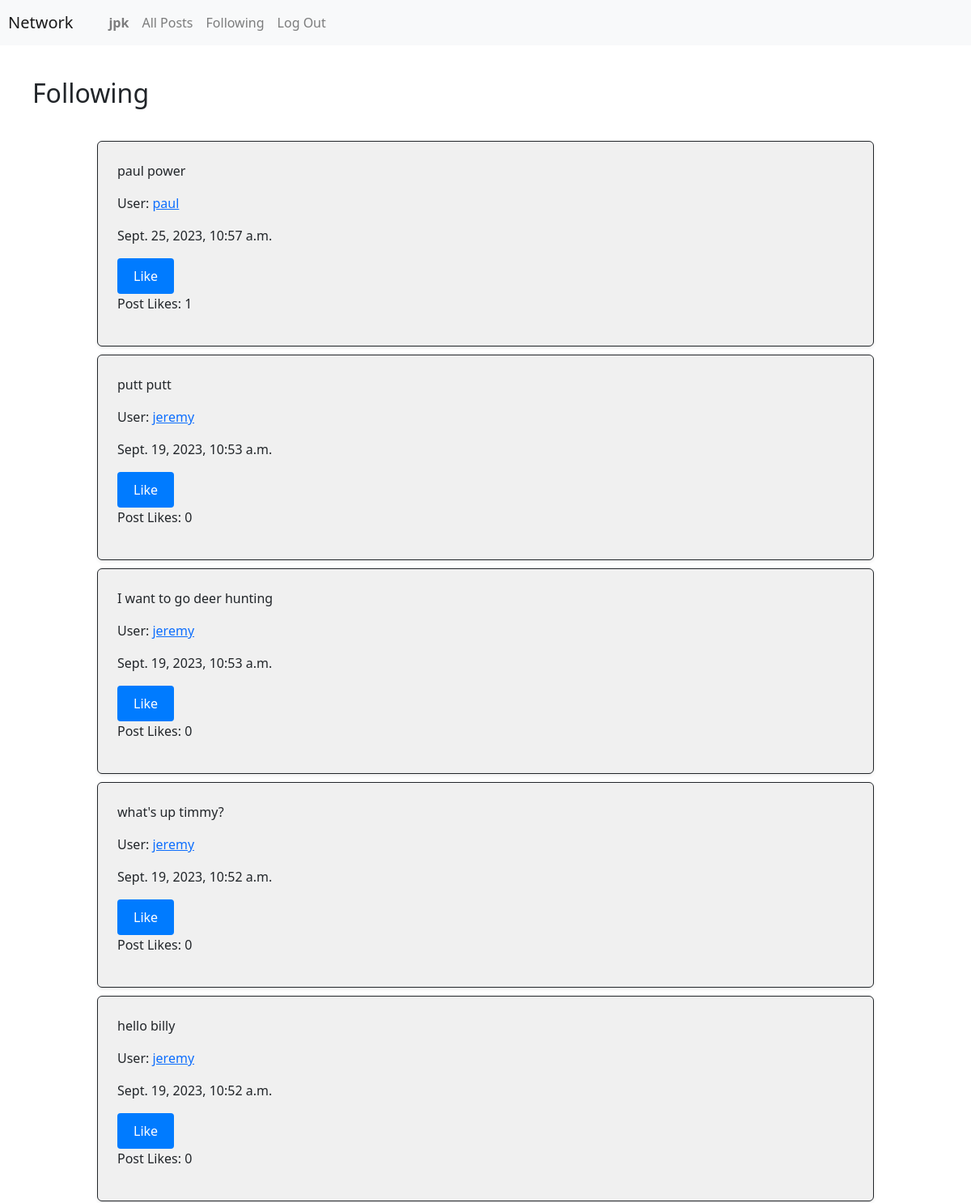
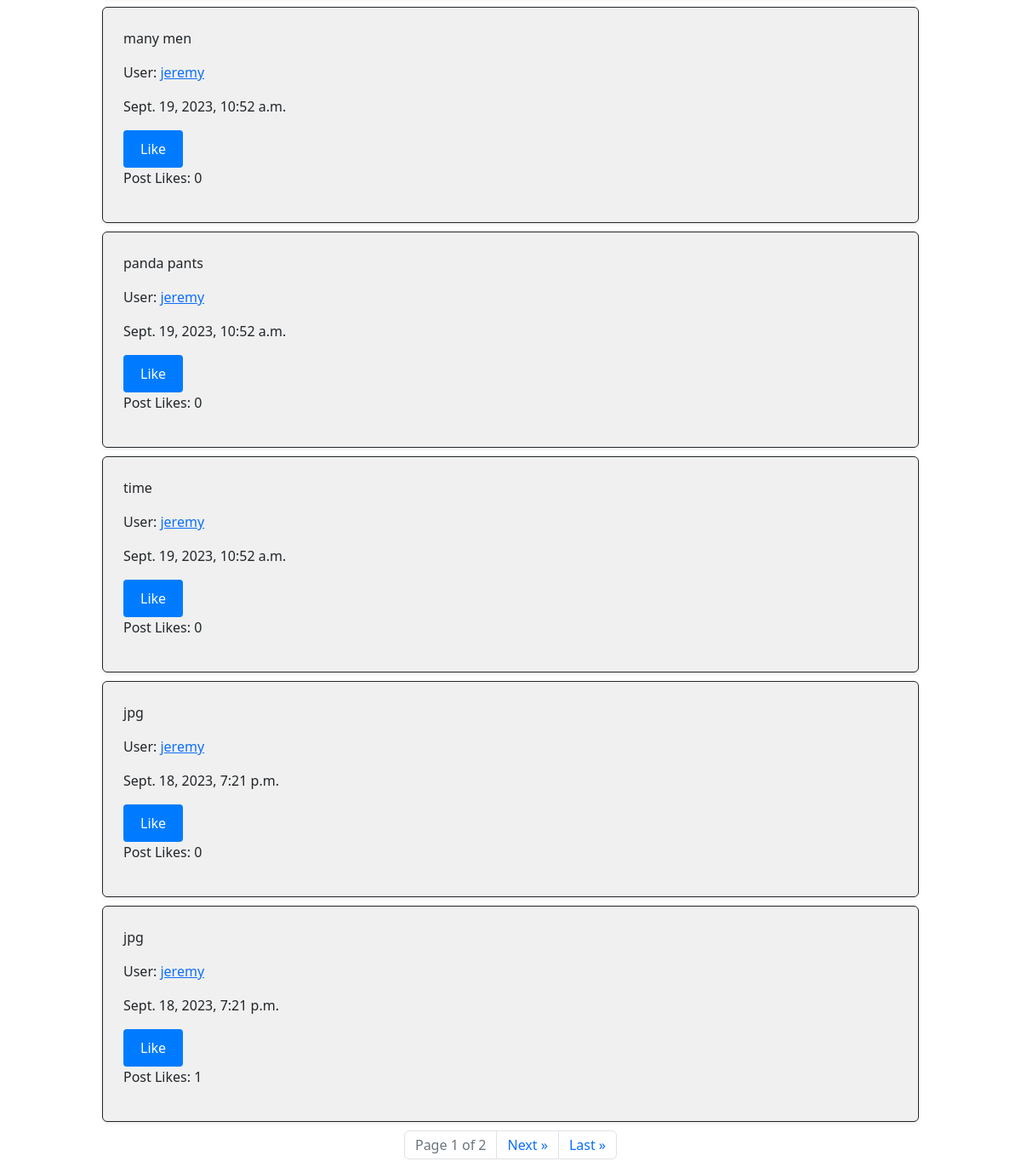
The page /follow_page (signed in) on the database its author committed (2 pictures, top to bottom).
### network/models.py (models this page shows, shortened)
class User(AbstractUser):
    pass

class Post(models.Model):
    user = models.ForeignKey(User, on_delete=models.CASCADE)
    text = models.TextField(verbose_name="Post Text")
    timeStamp = models.DateTimeField(auto_now_add=True)
    likeCount = models.IntegerField(blank=True, null=True)

### network/views.py (the view)
# urls.py: path("follow_page", views.follow_page, name="follow_page"),
@login_required
def follow_page(request):
    user = request.user
    userFollows = Follower.objects.filter(user=user)
    userFollowList = []
    for follwerId in userFollows:
        userFollowId = follwerId.userfollow
        userFollowList.append(userFollowId)
    followedUsers = User.objects.filter(id__in=userFollowList)
    allPost = Post.objects.filter(user__in=followedUsers).order_by('-timeStamp')
    paginator = Paginator(allPost, 10)
    page_number = request.GET.get('page')
    page_obj = paginator.get_page(page_number)
    has_previous_page = page_obj.has_previous
    userLikes = PostLike.objects.filter(user=request.user.id, currentLike=True)
    userLikesPostId = []
    for likes in userLikes:
            likeId = likes.post
            userLikesPostId.append(likeId)
    return render(request, "network/follow.html", {
        "allPost": allPost,
        "page_obj": page_obj,
        "has_previous_page": has_previous_page,
        "userLikes": userLikesPostId
    })
    print(followedUserPost)
    return render(request, "network/follow.html")

### network/templates/network/follow.html (shortened to what this page needs)
{% extends "network/layout.html" %}
{% load static %}
{% block body %}
    <div id="followPageHeader" style="margin: 40px;">
        <h2>Following</h2>
    </div>
    {% for post in page_obj %}
    <div id="postPage" class="border border-dark p-4 rounded shadow-sm" style="width: 80%; margin: 10px auto; background-color: #f0f0f0; padding: 10px;">
        <p>{{ post.text }}</p>
        <p>User: <a href="{% url 'user' post.user.id %}">{{ post.user.username }}</a></p>
        <p>{{ post.timeStamp }}</p>
        <button type="submit" id="postLike" class="post-like-button" data-post-id="{{ post.id }}" data-user-id="{{ post.user.id }}">
            {% if post in userLikes %}
                Unlike
            {% else %}
                Like
            {% endif %}
        </button>
        <p>Post Likes: {% if post.likeCount == None %}
                            0
                        {% else %}
                            {{ post.likeCount }}
                        {% endif %}</p>
    </div>
    {% endfor %}
    <nav aria-label="Page navigation">
        <ul class="pagination justify-content-center">
            <li class="page-item disabled">
                <span class="page-link">Page {{ page_obj.number }} of {{ page_obj.paginator.num_pages }}</span>
            </li>
            {% if page_obj.has_next %}
                <li class="page-item">
                    <a class="page-link" href="?page={{ page_obj.next_page_number }}" aria-label="Next">
                        <span aria-hidden="true">Next &raquo;</span>
                    </a>
                </li>
                <li class="page-item">
                    <a class="page-link" href="?page={{ page_obj.paginator.num_pages }}" aria-label="Last">
                        <span aria-hidden="true">Last &raquo;</span>
                    </a>
                </li>
            {% endif %}
        </ul>
    </nav>
{% endblock %}

### network/templates/network/layout.html (shortened to what this page needs)
{% load static %}
<!DOCTYPE html>
<html lang="en">
    <head>
        <link rel="stylesheet" href="https://stackpath.bootstrapcdn.com/bootstrap/4.4.1/css/bootstrap.min.css">
        <link rel="stylesheet" href="https://cdn.jsdelivr.net/npm/bootstrap@5.3.0/dist/css/bootstrap.min.css">
        <link href="{% static 'network/styles.css' %}" rel="stylesheet">
    </head>
    <body>
        <nav class="navbar navbar-expand-lg navbar-light bg-light">
            <a class="navbar-brand" href="#" style="margin-left: 10px;">Network</a>
            <div style="margin-left: 20px;">
              <ul class="navbar-nav mr-auto">
                {% if user.is_authenticated %}
                    <li class="nav-item">
                        <a class="nav-link" href="{% url 'user' user.id %}"><strong>{{ user.username }}</strong></a>
                    </li>
                {% endif %}
                <li class="nav-item">
                  <a class="nav-link" href="{% url 'index' %}">All Posts</a>
                </li>
                {% if user.is_authenticated %}
                    <li class="nav-item">
                        <a class="nav-link" href="{% url 'follow_page' %}">Following</a>
                    </li>
                    <li class="nav-item">
                        <a class="nav-link" href="{% url 'logout' %}">Log Out</a>
                    </li>
                {% endif %}
              </ul>
            </div>
          </nav>
        <div class="body">
            {% block body %}
            {% endblock %}
        </div>
    </body>
</html>

### network/static/network/styles.css (style rules this page uses)
button { padding: 10px 20px; background-color: #007bff; color: #fff; border: none; border-radius: 4px; cursor: pointer; }

### rows shown on the page
User: username "jpk"
Post: text "paul power", user.username "paul", timeStamp "Sept. 25, 2023, 10:57 a.m.", shows "Like", likeCount "1"
Post: text "putt putt", user.username "jeremy", timeStamp "Sept. 19, 2023, 10:53 a.m.", shows "Like", likeCount "0"
Post: text "I want to go deer hunting", user.username "jeremy", timeStamp "Sept. 19, 2023, 10:53 a.m.", shows "Like"
Post: text "what's up timmy?", user.username "jeremy", timeStamp "Sept. 19, 2023, 10:52 a.m.", shows "Like"
Post: text "hello billy", user.username "jeremy", timeStamp "Sept. 19, 2023, 10:52 a.m.", shows "Like"
Post: text "many men", user.username "jeremy", timeStamp "Sept. 19, 2023, 10:52 a.m.", shows "Like"
Post: text "panda pants", user.username "jeremy", timeStamp "Sept. 19, 2023, 10:52 a.m.", shows "Like"
Post: text "time", user.username "jeremy", timeStamp "Sept. 19, 2023, 10:52 a.m.", shows "Like"
Post: text "jpg", user.username "jeremy", timeStamp "Sept. 18, 2023, 7:21 p.m.", shows "Like"
Post: text "jpg", user.username "jeremy", timeStamp "Sept. 18, 2023, 7:21 p.m.", shows "Like", likeCount "1"

### other values the page prints
{{ page_obj.number }} "1"
{{ page_obj.paginator.num_pages }} "2"
